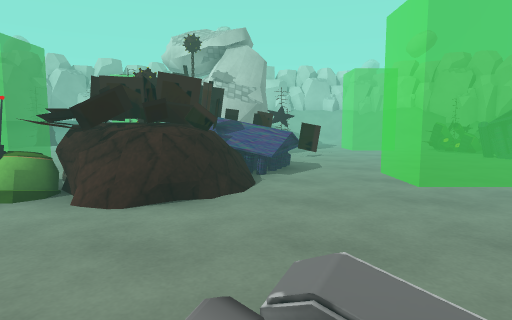
[1] (above)

24 first-person views from a walk through a scene from a Unity 3-D project. The camera is 1.2 m above the floor, tilts 6° down and sees 75° across. The floor is counted in squares, 1 m on a side. Each view is taken from the middle of a square. On the plan, view 1 faces up. The plan holds only what a view shows up to about 14 squares ahead; the rest is blank. The place goes on beyond the plan. The player character is not drawn. Some surface patterns are stand-ins.

[2]
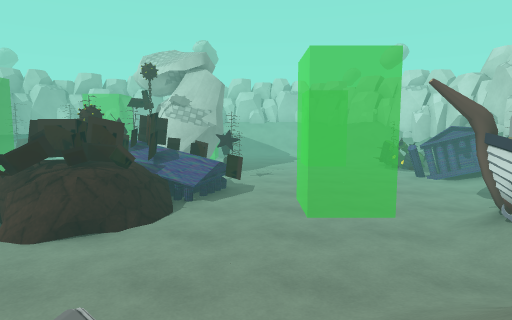

[3]
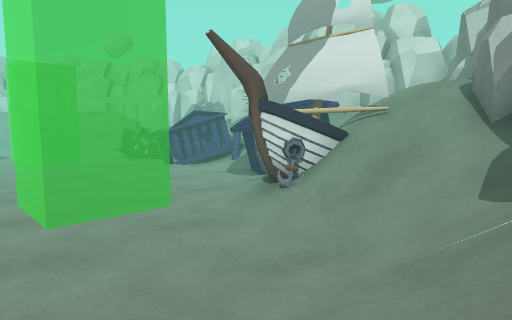

[4]
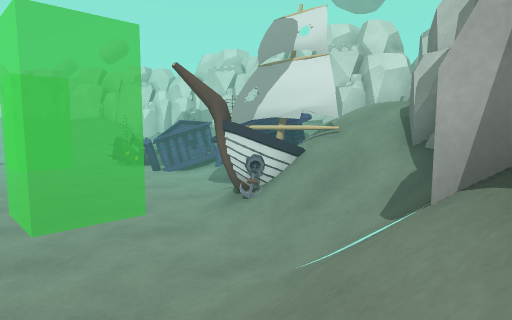

[5]
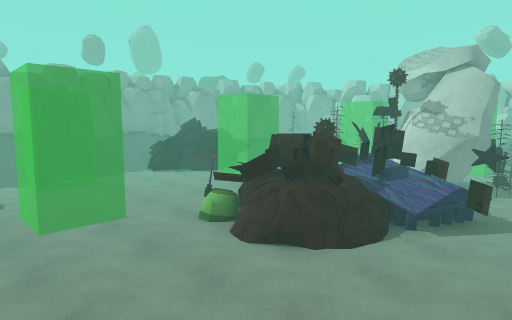

[6]
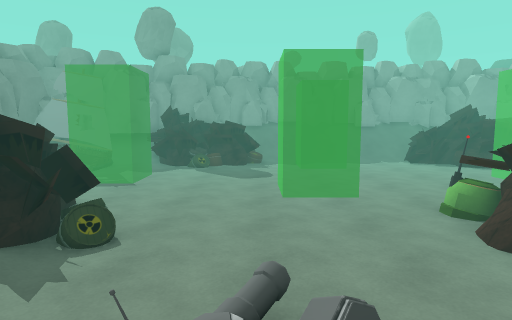

[7]
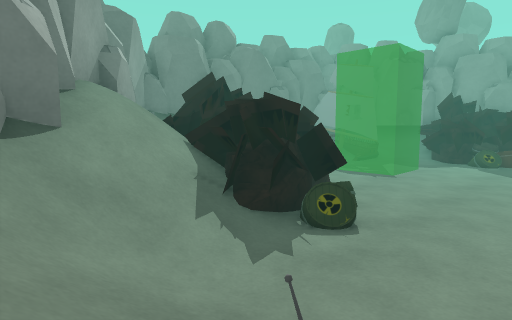

[8]
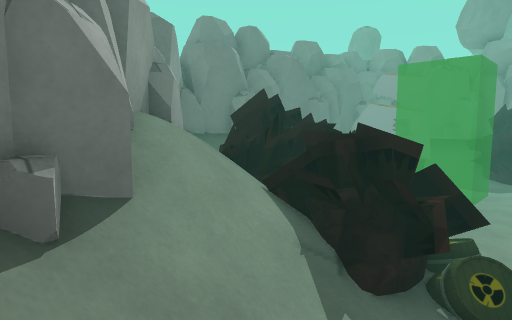

[9]
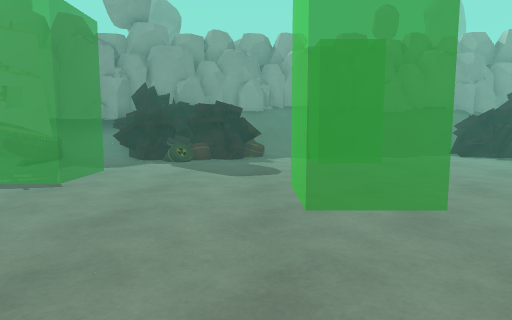

[10]
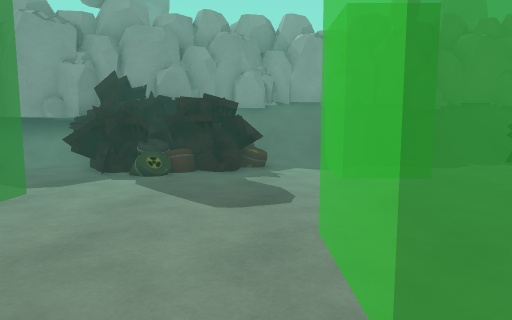

[11]
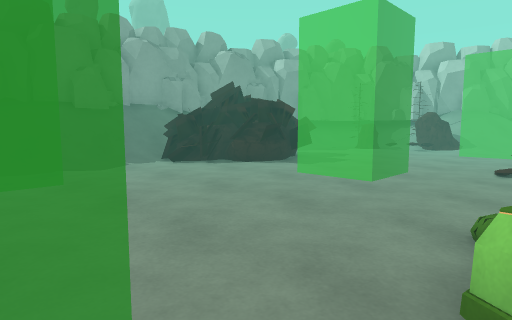

[12]
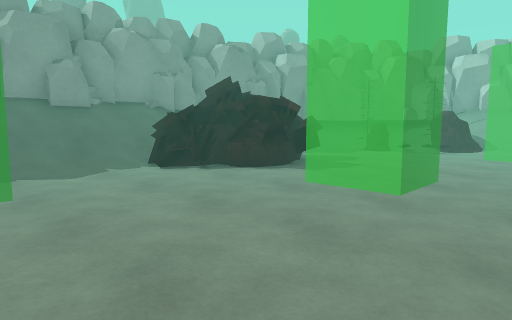

[13]
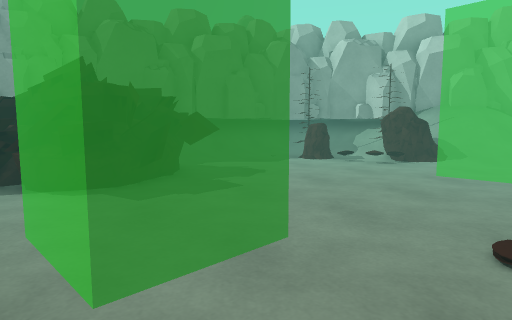

[14]
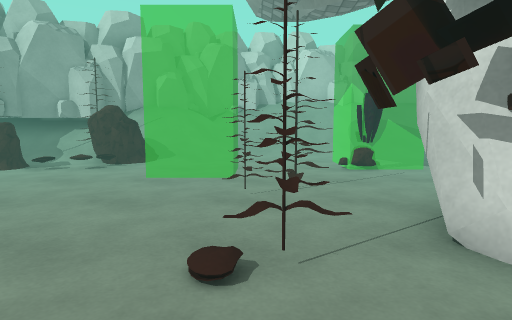

[15]
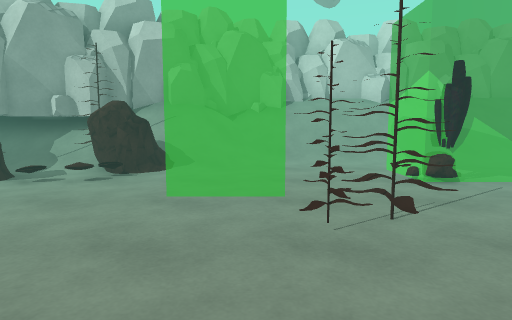

[16]
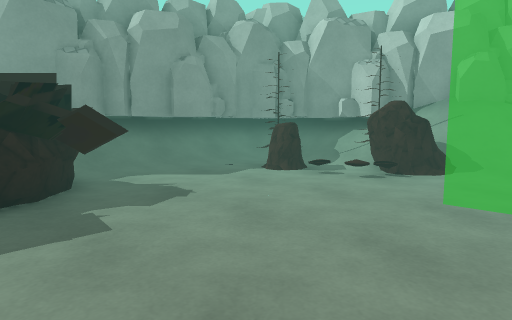

[17]
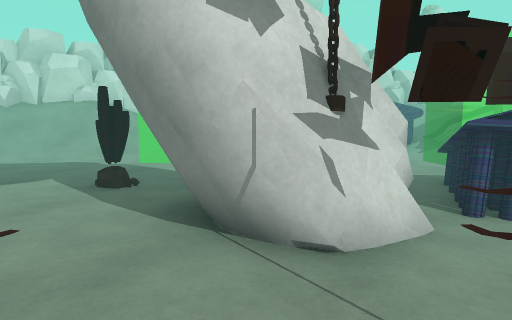

[18]
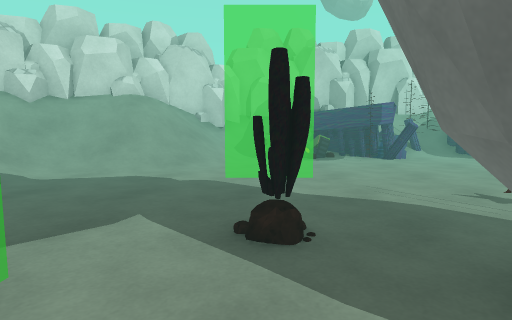

[19]
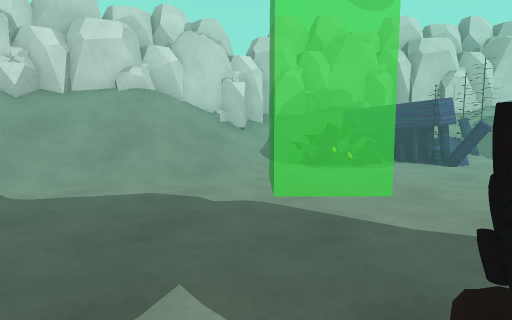

[20]
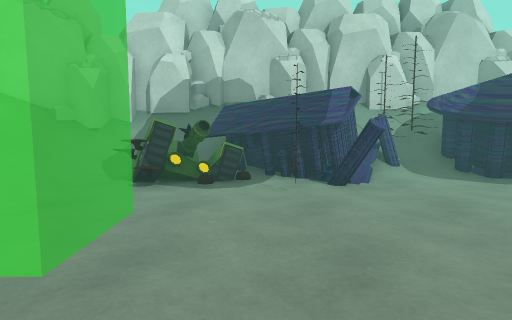

[21]
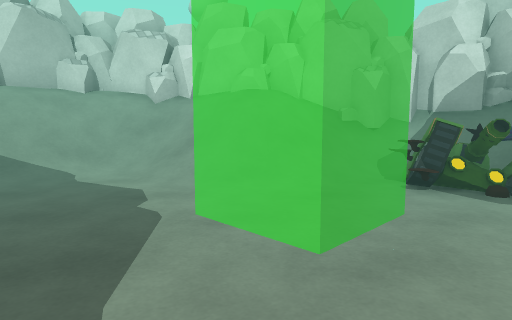

[22]
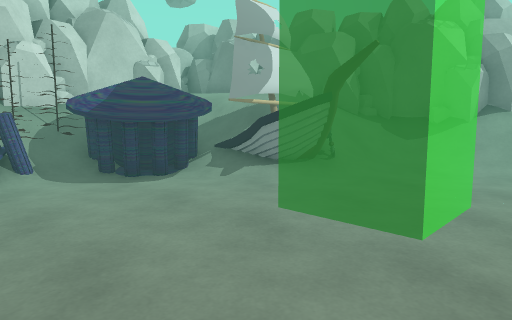

[23]
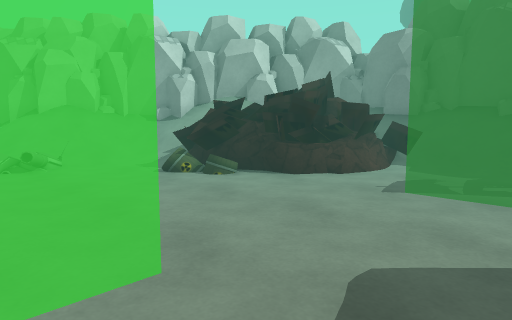

[24]
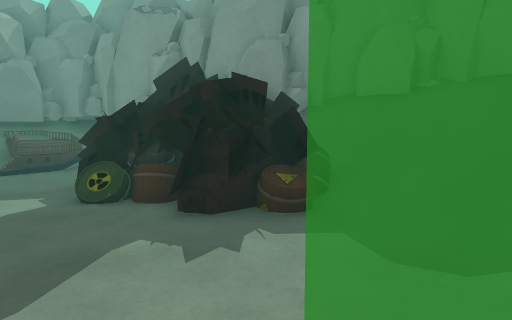

### Floor plan
Key: @ floor where view 1 was taken; # wall or solid block; . main floor; : floor 2.5 m higher than the main floor; / step, stairs or slope; = window, fence, low wall or low ledge; O other object.
Columns run from 18 left of view 1 to 13 right of it. Each row starts with its distance up from view 1.
 27                         ##
 26             #####O########
 25           ####         //###
 24         ###/           ///##
 23       ###/             ////#
 22     ####               .///###
 21    ###  OO                 /##
 20   ##.OO OO                  /#
 19   ##  O                     /##
 18   #              .          //##
 17   #            .  OO       O /##
 16  ##          OO  OO        OO ##
 15  ##            OOOO        OO  #
 14  #  OOO     .  OOOOO.      O   #
 13 ##  OOO      OOOOOOO      OO  ##
 12 ## OOOOO    . O OO  .     OO   #
 11 ## OOOOO        OO          OO #
 10 #/ OOOO      .  OOOO        OOO#
  9 ## OOO       . OOOOO       OOO #
  8 ##              OOO        OOO #
  7 ##            OOOOO       OOOO #
  6 ##            OOOO       OO/OO/#
  5 ##            OOOO      OOOO///#
  4 ##      .    .            O //:#
  3 #/      .     .        .////####
  2 ##                     ///####
  1 ##  OO        .  .  ///######
  0 ## OOOO           @O//###
 -1  #OOOOO           .//##
 -2  ##OOOO        OO ///##
 -3   #OOOO       OOOO//##
 -4    OOO       OOOO /##
 -5    #   O    OOOO  ###
 -6   ##/  O    OOOOO##
 -7   ##=  O    OOOO##
 -8    ####O##/ ////#
 -9      O O#########
-10             ####

Positions as (right, up) in squares from view 1, and headings:
1: (0, 0), facing up
2: (2, -1), facing up
3: (2, 1), facing up-right
4: (2, 0), facing up-right
5: (3, 0), facing up-left
6: (3, 1), facing left
7: (2, 1), facing down-left
8: (2, -1), facing down-left
9: (-1, 1), facing left
10: (-4, 1), facing left
11: (-4, 3), facing up-left
12: (-5, 4), facing up-left
13: (-5, 9), facing up-left
14: (-5, 10), facing up
15: (-6, 12), facing up
16: (-6, 12), facing up-left
17: (-6, 14), facing right
18: (-3, 17), facing right
19: (-1, 18), facing right
20: (2, 14), facing right
21: (2, 14), facing up-right
22: (2, 12), facing down-right
23: (-10, 3), facing down-right
24: (-10, 4), facing down-left
